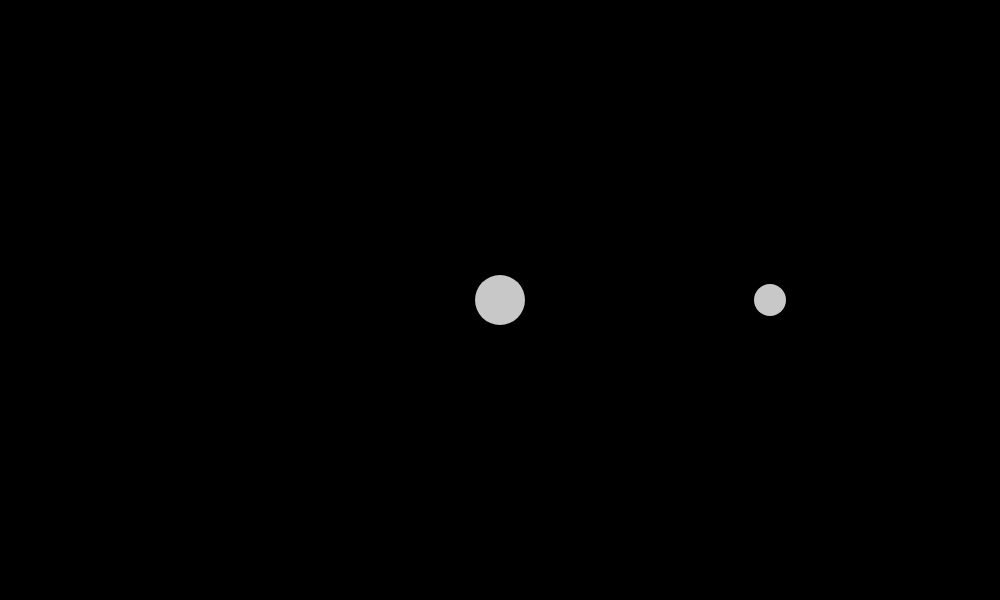
Frame 1 (no input)
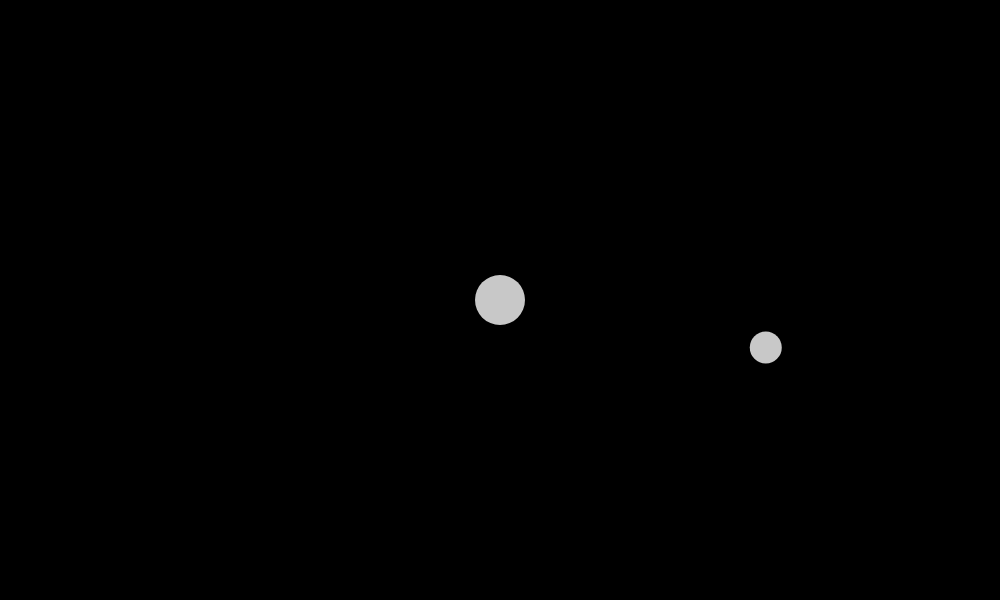
Frame 60 (no input)
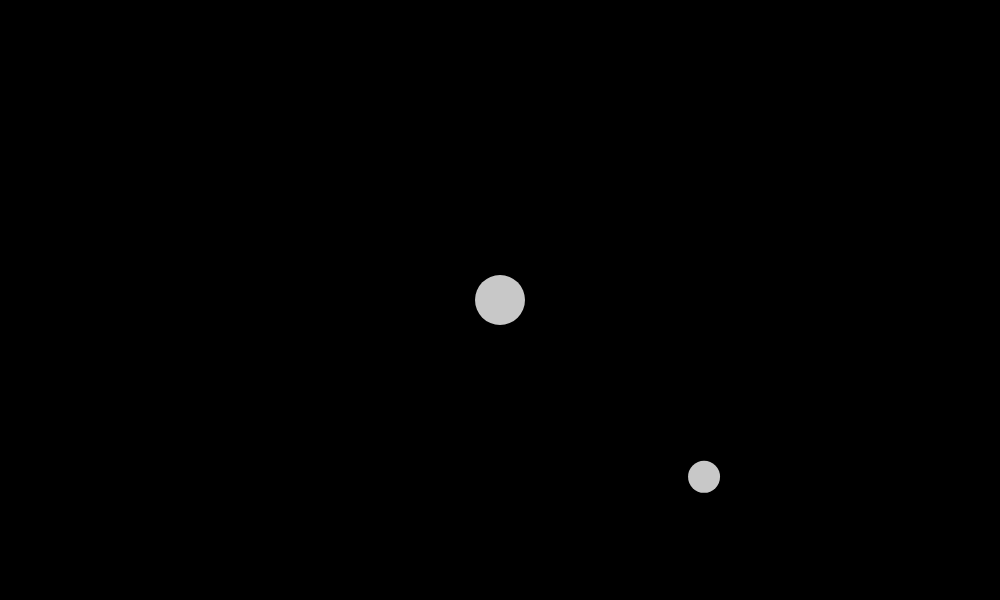
Frame 120 (the mouse pressed at the canvas centre since frame 60)

The p5.js sketch that drew these frames (run headless with seeded random() and noise() and a simulated clock; from frame 60 on, the mouse is pressed at the canvas centre):

// p5.js sketch
// ── sketch.js
/*
 * @name PolarToCartesian
 * @description Convert a polar coordinate (r,theta) 
 * to cartesian (x,y): x = rcos(theta) y = rsin(theta)
 * Original by Daniel Shiffman. 
 */
var r;

// Angle and angular velocity, accleration
var theta;
var theta_vel;
var theta_acc;

function setup() {
  createCanvas(1000, 600);
  
  // Initialize all values
  r = height * 0.45;
  theta = 0;
  theta_vel = 0;
  theta_acc = 0.0001;
}

function draw() {
  
  background(0);
  
  push();
  // Translate the origin point to the center of the screen
  translate(width/2, height/2);
  //translate(mouseX, mouseY);
  //translate (0,0);
  //translate(10, 10);
  
  // Convert polar to cartesian
  var x = r * cos(theta);
  var y = r * sin(theta);
  
  
  // Draw the ellipse at the cartesian coordinate
  ellipseMode(CENTER);
  noStroke();
  fill(200);
  ellipse(x, y, 32, 32);
  ellipse(0,0, 50,50);
  
  
  // Apply acceleration and velocity to angle 
  // (r remains static in this example)
  theta_vel += theta_acc;
  theta += theta_vel;
  
  pop();
}
